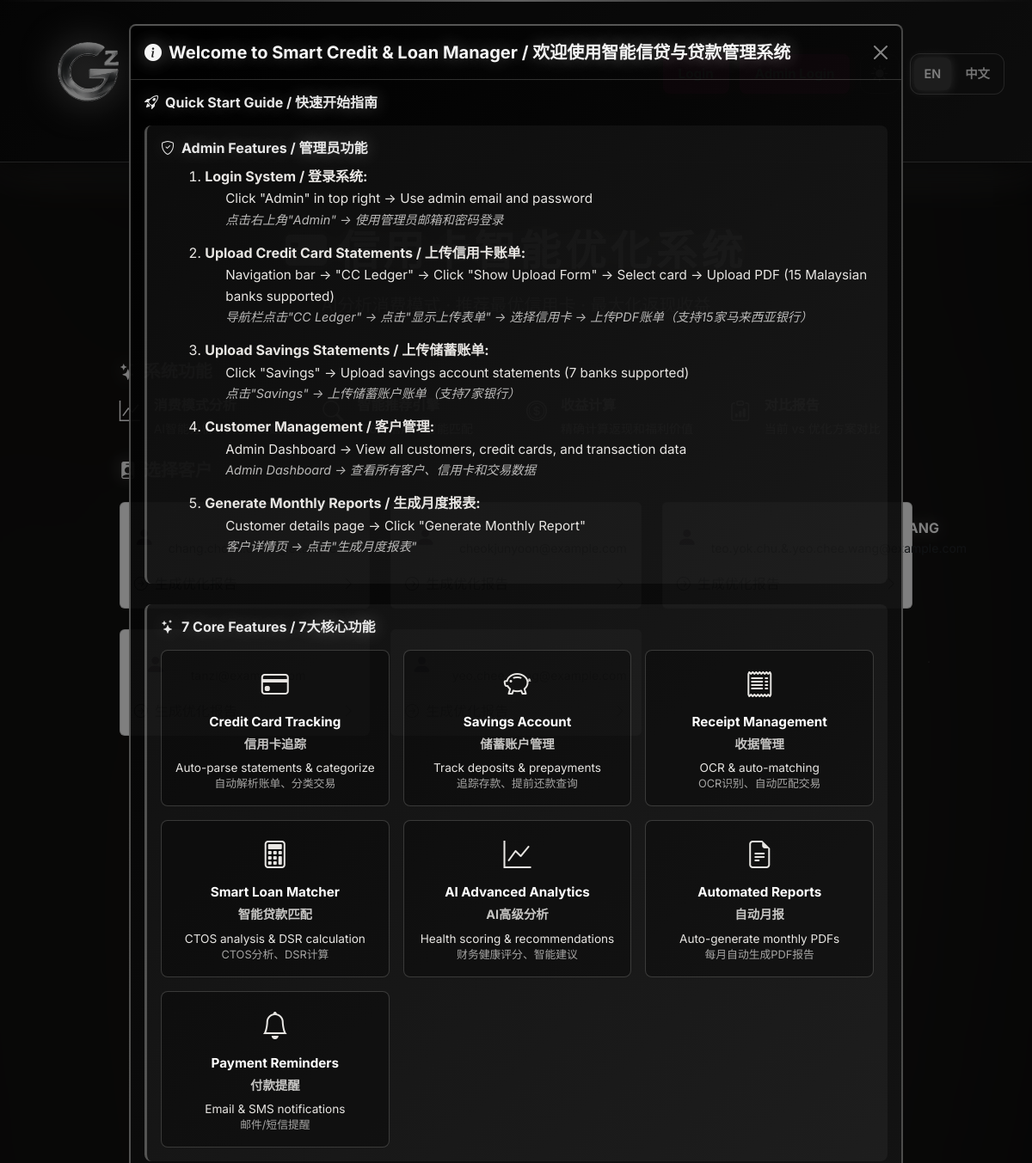
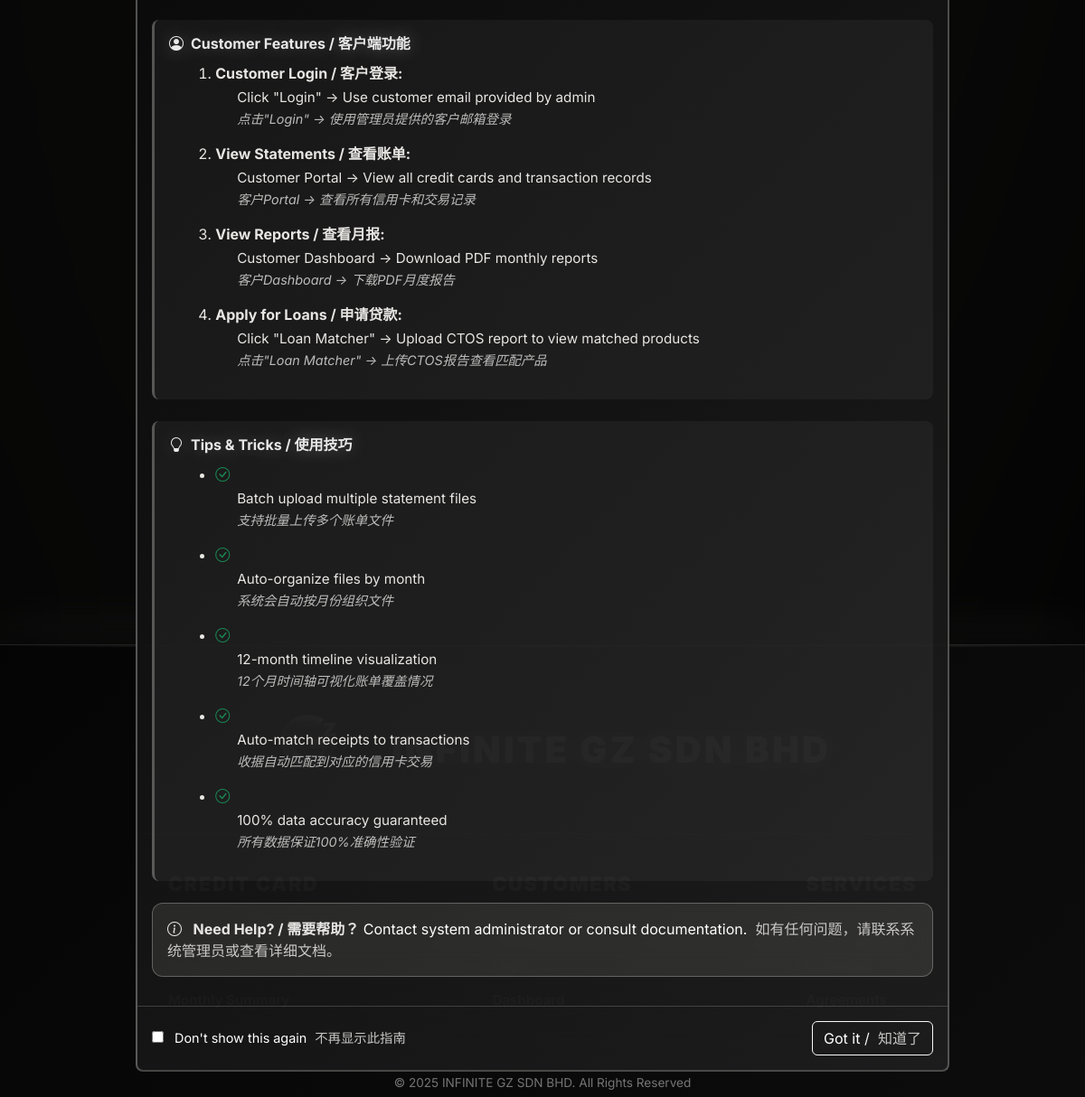
The page /credit-card-optimizer on the database its author committed (2 pictures, top to bottom).
### tables this page shows
CREATE TABLE customers (
            id INTEGER PRIMARY KEY AUTOINCREMENT,
            name TEXT NOT NULL,
            email TEXT UNIQUE NOT NULL,
            phone TEXT,
            monthly_income REAL DEFAULT 0,
            created_at TIMESTAMP DEFAULT CURRENT_TIMESTAMP
        , user_id INTEGER, customer_code TEXT);

### app.py (the view)
@app.route('/credit-card-optimizer')
def credit_card_optimizer():
    with get_db() as conn:
        cursor = conn.cursor()
        cursor.execute('SELECT id, name, email FROM customers ORDER BY name')
        customers = [dict(row) for row in cursor.fetchall()]
    return render_template('credit_card_optimizer.html', customers=customers)

### app.py (called while the page is built)
@app.after_request
def add_no_cache_headers(response):
    if request.path.startswith('/static/css/'):
        response.headers['Cache-Control'] = 'no-cache, no-store, must-revalidate, public, max-age=0'
        response.headers['Pragma'] = 'no-cache'
        response.headers['Expires'] = '0'
        response.headers.pop('ETag', None)
        response.headers.pop('Last-Modified', None)
    return response

@app.context_processor
def inject_language():
    lang = session.get('language', 'en')
    return {
        'current_lang': lang,
        't': lambda key, **kwargs: translate(key, lang, **kwargs)
    }

### db/database.py (called while the page is built)
@contextmanager
def get_db():
    conn = sqlite3.connect(DB_PATH, timeout=30.0, check_same_thread=False)
    conn.row_factory = sqlite3.Row
    conn.execute('PRAGMA journal_mode=WAL')
    conn.execute('PRAGMA busy_timeout=30000')
    try:
        yield conn
    finally:
        conn.close()

### i18n/translations.py (called while the page is built)
def get_translation(key, lang='en'):
    return TRANSLATIONS.get(lang, TRANSLATIONS['en']).get(key, key)

def translate(key, lang='en', **kwargs):
    text = get_translation(key, lang)
    if kwargs:
        return text.format(**kwargs)
    return text

### templates/credit_card_optimizer.html (shortened to what this page needs)
{% extends "base.html" %}
{% block content %}
<div class="container-fluid py-4">
    <div class="row justify-content-center">
        <div class="col-lg-10">
            <div class="text-center mb-5">
                <h1 class="galaxy-gradient-text mb-3">
                    <i class="bi bi-credit-card-2-front-fill me-2"></i>信用卡智能优化系统
                </h1>
                <p class="text-silver-pearl fs-5">
                    AI分析消费模式 · 推荐最优信用卡 · 最大化返现收益
                </p>
            </div>
            <div class="galaxy-card mb-4">
                <div class="card-body">
                    <h5 class="galaxy-gradient-text mb-3">
                        <i class="bi bi-stars me-2"></i>系统功能
                    </h5>
                    <div class="row g-4">
                        <div class="col-md-3">
                            <div class="d-flex align-items-start">
                                <i class="bi bi-graph-up text-golden fs-4 me-3"></i>
                                <div>
                                    <h6 class="text-white mb-1">消费模式分析</h6>
                                    <small class="text-silver-pearl">AI智能分析6个月消费数据</small>
                                </div>
                            </div>
                        </div>
                        <div class="col-md-3">
                            <div class="d-flex align-items-start">
                                <i class="bi bi-search text-golden fs-4 me-3"></i>
                                <div>
                                    <h6 class="text-white mb-1">智能推荐引擎</h6>
                                    <small class="text-silver-pearl">156张信用卡智能匹配</small>
                                </div>
                            </div>
                        </div>
                        <div class="col-md-3">
                            <div class="d-flex align-items-start">
                                <i class="bi bi-coin text-golden fs-4 me-3"></i>
                                <div>
                                    <h6 class="text-white mb-1">收益计算</h6>
                                    <small class="text-silver-pearl">精确计算返现和福利价值</small>
                                </div>
                            </div>
                        </div>
                        <div class="col-md-3">
                            <div class="d-flex align-items-start">
                                <i class="bi bi-clipboard-data text-golden fs-4 me-3"></i>
                                <div>
                                    <h6 class="text-white mb-1">对比报告</h6>
                                    <small class="text-silver-pearl">当前 vs 优化方案对比</small>
                                </div>
                            </div>
                        </div>
                    </div>
                </div>
            </div>
            <div class="galaxy-card">
                <div class="card-body">
                    <h5 class="galaxy-gradient-text mb-4">
                        <i class="bi bi-person-badge-fill me-2"></i>选择客户
                    </h5>
                    {% if customers %}
                        <div class="row g-4">
                            {% for customer in customers %}
                            <div class="col-md-4">
                                <a href="{{ url_for('credit_card_optimizer_report', customer_id=customer.id) }}"
                                   class="card galaxy-card h-100 text-decoration-none hover-glow">
                                    <div class="card-body">
                                        <div class="d-flex align-items-center mb-3">
                                            <div class="avatar-circle me-3">
                                                <i class="bi bi-person-fill"></i>
                                            </div>
                                            <div>
                                                <h6 class="text-white mb-0">{{ customer.name }}</h6>
                                                <small class="text-silver-pearl">{{ customer.email }}</small>
                                            </div>
                                        </div>
                                        <div class="d-flex justify-content-between align-items-center">
                                            <span class="text-silver-pearl">
                                                <i class="bi bi-arrow-right-circle me-2"></i>生成优化报告
                                            </span>
                                            <i class="bi bi-chevron-right text-golden"></i>
                                        </div>
                                    </div>
                                </a>
                            </div>
                            {% endfor %}
                        </div>
                    {% else %}
                        <div class="alert alert-warning">
                            <i class="bi bi-exclamation-triangle me-2"></i>
                            暂无客户数据。请先添加客户。
                        </div>
                    {% endif %}
                </div>
            </div>
        </div>
    </div>
</div>
{% endblock %}

### static/css/galaxy-theme.css (style rules this page uses)
:root { --galaxy-black: #000000; --galaxy-deep-black: #0a0a0a; --galaxy-charcoal: #1a1a1a; --gold-primary: #C0C0C0; --gold-light: #E8E8E8; --gold-dark: #A8A8A8; --gold-bronze: #D4C5A9; --champagne: #E6DCC8; --accent-pale-gold: #E6D7BC; --accent-gold: #D4AF37; --text-white: #FFFFFF; --text-pearl: #F5F5F5; --text-silver: #E8E8E8; --text-silver-dim: #D0D0D0; --text-dim: rgba(255, 255, 255, 0.8); --glow-silver: 0 0 20px rgba(255, 255, 255, 0.5), 0 0 40px rgba(255, 255, 255, 0.3), 0 0 60px rgba(255, 255, 255, 0.2); --glow-white: 0 0 15px rgba(255, 255, 255, 0.4), 0 0 30px rgba(255, 255, 255, 0.2); --glow-soft: 0 0 10px rgba(255, 255, 255, 0.3); --border-gold: 2px solid rgba(192, 192, 192, 0.5); --border-gold-bright: 2px solid rgba(192, 192, 192, 0.8); --border-silver: 2px solid rgba(255, 255, 255, 0.4); --border-silver-bright: 2px solid rgba(255, 255, 255, 0.6); --border-subtle: 1px solid rgba(255, 255, 255, 0.1); --glass-bg: rgba(26, 26, 26, 0.7); --glass-border: rgba(192, 192, 192, 0.3); --space-xs: 0.5rem; --space-sm: 0.75rem; --space-md: 1rem; --space-lg: 1.5rem; --space-xl: 2rem; --space-2xl: 3rem; --radius-sm: 8px; --radius-md: 12px; --radius-lg: 16px; --radius-xl: 20px; }
* { margin: 0; padding: 0; box-sizing: border-box; }
html, body { height: 100%; font-family: 'Inter', -apple-system, BlinkMacSystemFont, 'Segoe UI', Roboto, sans-serif; background: var(--galaxy-black); color: var(--text-white); -webkit-font-smoothing: antialiased; -moz-osx-font-smoothing: grayscale; overflow-x: hidden; }
body { position: relative; display: flex; flex-direction: column; }
body::before { content: ''; position: fixed; top: 0; left: 0; width: 100%; height: 100%; background: radial-gradient(1px 1px at 20% 30%, rgba(192, 192, 192, 0.9), transparent), radial-gradient(1px 1px at 60% 70%, rgba(255, 255, 255, 0.8), transparent), radial-gradient(1px 1px at 50% 50%, rgba(192, 192, 192, 0.7), transparent), radial-gradient(1px 1px at 80% 10%, rgba(255, 255, 255, 0.9), transparent), radial-gradient(1px 1px at 90% 60%, rgba(192, 192, 192, 0.8), transparent), radial-gradient(1px 1px at 33% 85%, rgba(255, 255, 255, 0.7), transparent), radial-gradient(1px 1px at 75% 45%, rgba(192, 192, 192, 0.9), transparent), radial-gradient(1px 1px at 15% 55%, rgba(255, 255, 255, 0.8), transparent), radial-gradient(1px 1px at 45% 15%, rgba(192, 192, 192, 0.7), transparent), radial-gradient(1px 1px at 85% 85%, rgba(255, 255, 255, 0.9), transparent), radial-gradient(1px 1px at 25% 65%, rgba(192, 192, 192, 0.8), transparent), radial-gradient(1px 1px at 65% 35%, rgba(255, 255, 255, 0.7), transparent), radial-gradient(1px 1px at 40% 90%, rgba(192, 192, 192, 0.9), transparent), radial-gradient(1px 1px at 70% 25%, rgba(255, 255, 255, 0.8), transparent), radial-gradient(1px 1px at 10% 40%, rgba(192, 192, 192, 0.7), transparent), radial-gradient(1px 1px at 95% 50%, rgba(255, 255, 255, 0.9), transparent); background-size: 200% 200%; background-position: 0% 0%; opacity: 0.4; animation: silverDustSparkle 8s ease-in-out infinite; pointer-events: none; z-index: 0; }
body::after { content: ''; position: fixed; top: -50%; left: -50%; width: 200%; height: 200%; background: radial-gradient(ellipse at 20% 30%, rgba(230, 215, 190, 0.12) 0%, transparent 35%), radial-gradient(ellipse at 80% 70%, rgba(192, 192, 192, 0.08) 0%, transparent 40%), radial-gradient(ellipse at 40% 60%, rgba(232, 225, 210, 0.10) 0%, transparent 45%), radial-gradient(ellipse at 70% 20%, rgba(220, 220, 220, 0.09) 0%, transparent 38%), radial-gradient(ellipse at 30% 80%, rgba(192, 192, 192, 0.07) 0%, transparent 42%), radial-gradient(ellipse at 60% 40%, rgba(230, 215, 190, 0.11) 0%, transparent 36%); animation: auroraFlow 25s ease-in-out infinite; pointer-events: none; z-index: 0; opacity: 0.6; filter: blur(80px); }
h1, h2, h3, h4, h5, h6 { font-weight: 700; line-height: 1.3; color: var(--text-pearl); text-shadow: 0 0 20px rgba(255, 255, 255, 0.3), 0 0 40px rgba(255, 255, 255, 0.15); }
h1 { font-size: 3rem; letter-spacing: 0.1em; background: linear-gradient(135deg, var(--text-white) 0%, var(--text-pearl) 50%, var(--text-silver) 100%); -webkit-background-clip: text; -webkit-text-fill-color: transparent; background-clip: text; }
h5 { font-size: 1.25rem; color: var(--text-pearl); }
h6 { font-size: 1rem; color: var(--text-silver); }
p { color: var(--text-dim); line-height: 1.6; margin-bottom: var(--space-sm); }

### rows shown on the page
customers: name "CHANG CHOON CHOW", email "chang.choon.chow@example.com"
customers: name "CHEOK JUN YOON"
customers: name "TEO YOK CHU & YEO CHEE WANG", email "teo.yok.chu.&.yeo.chee.wang@example.com"
customers: email "tanzl@example.com"
customers: email "yeo.chee.wang@example.com"

### other values the page prints
{{ t('footer_upload') }} "Upload"
{{ t('nav_reminders') }} "Reminders"
{{ t('register') }} "Register"
{{ t('footer_loans') }} "Loans"
{{ t('all_rights_reserved') }} "All Rights Reserved"
